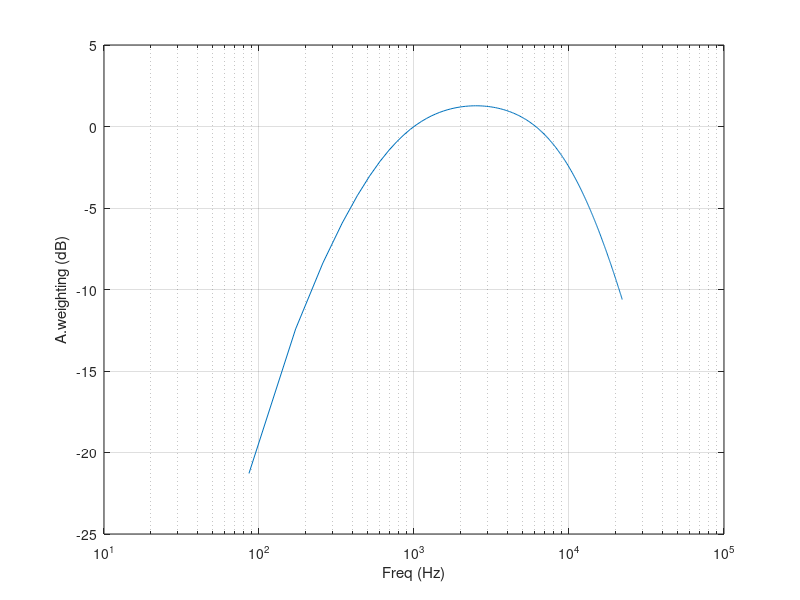

The MATLAB source for this figure:
clcclear allclose allfs = 44100;fftSize = 512;freq=[0:fs/(fftSize):fs/2];fA = 10^(2.45);fL = 10^1.5;fH = 10^3.9;fr = 1000;D = abs(sqrt(0.5));b = (1/(1-D))*(fr^2+fL^2*fH^2/fr^2-D*(fL^2+fH^2));c = fL^2*fH^2f1 = ((-b-sqrt(b^2-4*c))/2)^0.5;f4 = ((-b+sqrt(b^2-4*c))/2)^0.5;f2 = (3-sqrt(5))/2*fA;f3 = (3+sqrt(5))/2*fA;A1000 = -2;Atable = 20*log10((f4^2.*freq.^4)./(((freq.^2+f1^2).*(freq.^2+f2^2).^0.5).*((freq.^2+f3^2).^0.5).*(freq.^2+f4^2)))-A1000;Atable_24bit = 10.^(Atable/20);semilogx(freq,Atable);gridxlabel('Freq (Hz)')ylabel('A.weighting (dB)');table = zeros(257,3);table(:,1) = freq(:);table(:,2) = Atable(:);table(:,3) = Atable_24bit(:);csvwrite('aweightingtableNORM.csv', table);